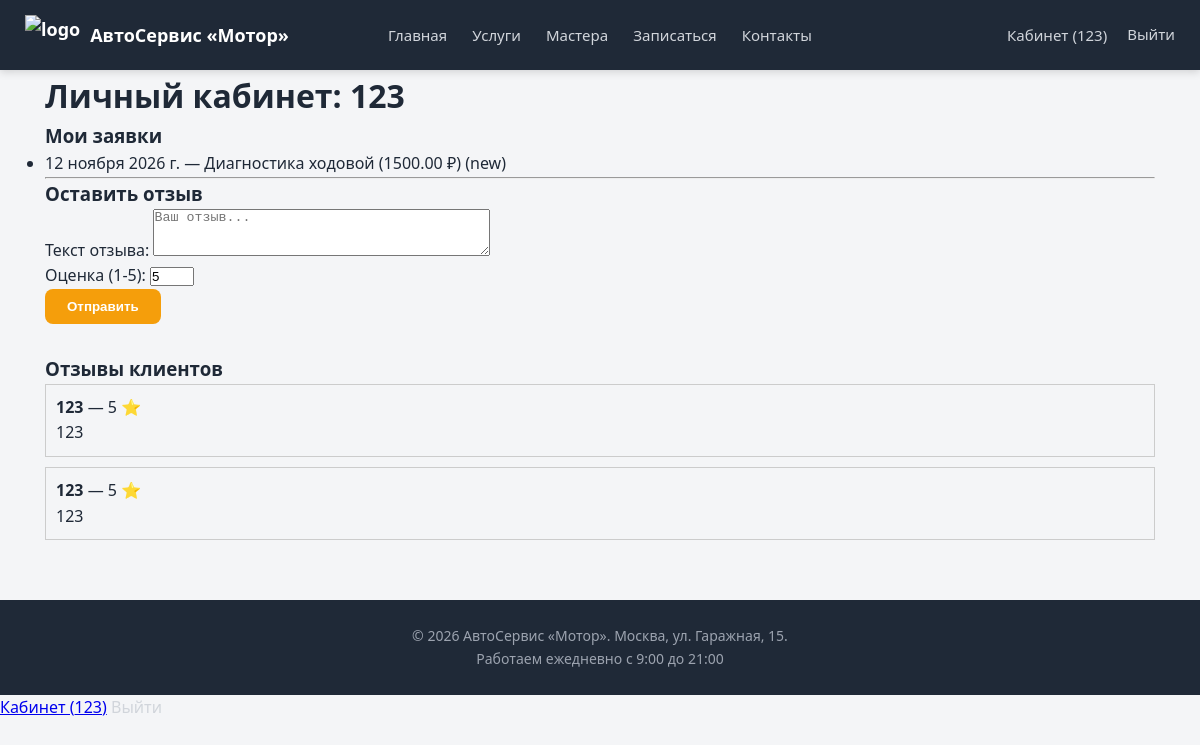
/profile/ (signed in), run on the app's committed database.
### main/models.py (models this page shows, shortened)
class Appointment(models.Model):
    STATUS_CHOICES = [
        ('new', 'Новая'),
        ('confirmed', 'Подтверждена'),
        ('done', 'Выполнена'),
        ('cancelled', 'Отменена'),
    ]
    name = models.CharField("Имя клиента", max_length=200)
    phone = models.CharField("Телефон", max_length=30)
    car = models.CharField("Автомобиль", max_length=200)
    service = models.ForeignKey(
        Service,
        on_delete=models.SET_NULL,
        null=True,
        verbose_name="Услуга",
    )
    master = models.ForeignKey(
        Master,
        on_delete=models.SET_NULL,
        null=True, blank=True,
        verbose_name="Мастер",
    )
    date = models.DateField("Желаемая дата")
    comment = models.TextField("Комментарий", blank=True)
    status = models.CharField("Статус", max_length=20, choices=STATUS_CHOICES, default='new')
    created_at = models.DateTimeField("Создана", auto_now_add=True)
    class Meta:
        verbose_name = "Заявка"
        verbose_name_plural = "Заявки"
        ordering = ['-created_at']

class Service(models.Model):
    category = models.ForeignKey(
        ServiceCategory,
        on_delete=models.CASCADE,
        related_name='services',
        verbose_name="Категория",
    )
    name = models.CharField("Название услуги", max_length=200)
    description = models.TextField("Описание")
    price = models.DecimalField("Цена, ₽", max_digits=10, decimal_places=2)
    duration = models.PositiveIntegerField("Длительность, мин", default=60)
    is_active = models.BooleanField("Активна", default=True)
    class Meta:
        verbose_name = "Услуга"
        verbose_name_plural = "Услуги"
        ordering = ['category', 'name']
    def __str__(self):
        return f"{self.name} ({self.price} ₽)"

class Review(models.Model):
    user = models.ForeignKey(User, on_delete=models.CASCADE, verbose_name="Пользователь")
    text = models.TextField("Текст отзыва")
    rating = models.PositiveSmallIntegerField("Оценка (1-5)", default=5)
    created_at = models.DateTimeField("Дата", auto_now_add=True)
    class Meta:
        verbose_name = "Отзыв"
        verbose_name_plural = "Отзывы"
        ordering = ['-created_at']

### main/views.py (the view)
# urls.py: path('profile/', views.profile, name='profile'),
@login_required
def profile(request):
    user_appointments = Appointment.objects.filter(name=request.user.username)
    reviews = Review.objects.all()
    if request.method == 'POST':
        review_form = ReviewForm(request.POST)
        if review_form.is_valid():
            review = review_form.save(commit=False)
            review.user = request.user
            review.save()
            messages.success(request, "Спасибо за отзыв!")
            return redirect('profile')
    else:
        review_form = ReviewForm()
    context = {
        'appointments': user_appointments,
        'reviews': reviews,
        'review_form': review_form
    }
    return render(request, 'profile.html', context)

### main/forms.py
class ReviewForm(forms.ModelForm):
    class Meta:
        model = Review
        fields = ['text', 'rating']
        widgets = {
            'rating': forms.NumberInput(attrs={'min': 1, 'max': 5}),
            'text': forms.Textarea(attrs={'rows': 3, 'placeholder': 'Ваш отзыв...'}),
        }

### config/templates/profile.html (shortened to what this page needs)
{% extends "base.html" %}
{% block content %}
<h1>Личный кабинет: {{ user.username }}</h1>
<h3>Мои заявки</h3>
<ul>
    {% for app in appointments %}
        <li>{{ app.date }} — {{ app.service }} ({{ app.status }})</li>
    {% empty %}
        <li>У вас пока нет заявок.</li>
    {% endfor %}
</ul>
<hr>
<h3>Оставить отзыв</h3>
<form method="post">
    {{ review_form.as_p }}
    <button type="submit" class="btn btn-primary">Отправить</button>
</form>
<h3 style="margin-top:30px;">Отзывы клиентов</h3>
{% for r in reviews %}
    <div style="border:1px solid #ccc; padding:10px; margin-bottom:10px;">
        <strong>{{ r.user.username }}</strong> — {{ r.rating }} ⭐<br>
        {{ r.text }}
    </div>
{% endfor %}
{% endblock %}

### config/templates/base.html (shortened to what this page needs)
{% load static %}
<!doctype html>
<html lang="ru">
<head>
    <link href="{% static 'css/style.css' %}" rel="stylesheet">
</head>
<body>
    <header style="background: #1f2937; box-shadow: 0 2px 8px rgba(0,0,0,.15); padding: 15px 20px; position: sticky; top: 0; z-index: 100;">
        <div style="display: flex; align-items: center; justify-content: space-between; max-width: 1150px; margin: 0 auto;">
            <div style="flex: 1; display: flex; justify-content: flex-start;">
                <a href="{% url 'home' %}" style="display: flex; align-items: center; gap: 10px; color: #fff; text-decoration: none; font-weight: 700; font-size: 18px; font-family: 'Segoe UI', Arial, sans-serif;">
                    <img src="{% static 'img/logo.png' %}" alt="logo" height="40">
                    <span>АвтоСервис «Мотор»</span>
                </a>
            </div>
            <nav style="flex: 1; display: flex; justify-content: center; gap: 25px;">
                <a href="{% url 'home' %}" style="color: #d1d5db; text-decoration: none; font-weight: 500; font-size: 15px; font-family: 'Segoe UI', Arial, sans-serif;">Главная</a>
                <a href="{% url 'services' %}" style="color: #d1d5db; text-decoration: none; font-weight: 500; font-size: 15px; font-family: 'Segoe UI', Arial, sans-serif;">Услуги</a>
                <a href="{% url 'masters' %}" style="color: #d1d5db; text-decoration: none; font-weight: 500; font-size: 15px; font-family: 'Segoe UI', Arial, sans-serif;">Мастера</a>
                <a href="{% url 'appointment' %}" style="color: #d1d5db; text-decoration: none; font-weight: 500; font-size: 15px; font-family: 'Segoe UI', Arial, sans-serif;">Записаться</a>
                <a href="{% url 'contacts' %}" style="color: #d1d5db; text-decoration: none; font-weight: 500; font-size: 15px; font-family: 'Segoe UI', Arial, sans-serif;">Контакты</a>
            </nav>
            <div style="flex: 1; display: flex; justify-content: flex-end; align-items: center; gap: 20px;">
                {% if user.is_authenticated %}
                    <a href="{% url 'profile' %}" style="color: #d1d5db; text-decoration: none; font-weight: 500; font-size: 15px; font-family: 'Segoe UI', Arial, sans-serif;">Кабинет ({{ user.username }})</a>
                    <form action="{% url 'logout' %}" method="post" style="display: inline; margin: 0; padding: 0;">
                        <button type="submit" style="background: transparent; border: none; color: #d1d5db; font-weight: 500; font-size: 15px; font-family: 'Segoe UI', Arial, sans-serif; cursor: pointer; padding: 0;">Выйти</button>
                    </form>
                {% endif %}
            </div>
        </div>
    </header>
<main class="container">
    {% block content %}{% endblock %}
</main>
<footer class="footer">
    <div class="container">
        <p>© 2026 АвтоСервис «Мотор». Москва, ул. Гаражная, 15.</p>
        <p>Работаем ежедневно с 9:00 до 21:00</p>
    </div>
</footer>
</body>
</html>
{% if user.is_authenticated %}
    <a href="{% url 'profile' %}">Кабинет ({{ user.username }})</a>
    <form action="{% url 'logout' %}" method="post" style="display:inline;">
    <button type="submit" style="background:none; border:none; color:#d1d5db; cursor:pointer; font-family:inherit; font-size:inherit; padding:0;">
        Выйти
    </button>
</form>
{% else %}
    <a href="{% url 'login' %}">Войти</a>
{% endif %}

### config/static/css/style.css (style rules this page uses)
* { box-sizing: border-box; margin: 0; padding: 0; }
body { font-family: 'Segoe UI', Arial, sans-serif; background: #f4f5f7; color: #1f2937; line-height: 1.6; }
.container { max-width: 1150px; margin: 0 auto; padding: 0 20px; }
.btn { display: inline-block; padding: 10px 22px; background: #e5e7eb; color: #1f2937; border-radius: 8px; text-decoration: none; border: none; cursor: pointer; font-weight: 600; transition: background .2s; }
.btn-primary { background: #f59e0b; color: #fff; }
.footer { background: #1f2937; color: #9ca3af; text-align: center; padding: 25px 20px; margin-top: 60px; }
.footer p { font-size: 14px; }

### data on the page
Appointment: date "12 ноября 2026 г.", service "Диагностика ходовой (1500.00 ₽)", status "new"
Review: user.username "123", rating "5", text "123"
Review: user.username "123", rating "5", text "123"

### other printed values
{{ user.username }} "123"
